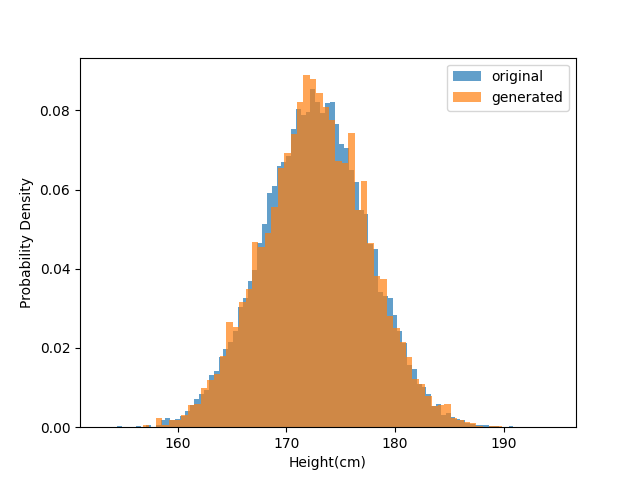

Here is the Python script that generated this plot:
import os
import numpy as np
import matplotlib.pyplot as plt

path = os.path.join(os.path.dirname(__file__), '..', 'height.txt')
xs = np.loadtxt(path)

mu = np.mean(xs)
sigma = np.std(xs)
samples = np.random.normal(mu, sigma, size=10000)


plt.hist(xs, bins='auto', density=True, alpha=0.7, label='original')
plt.hist(samples, bins='auto', density=True, alpha=0.7, label='generated')
plt.xlabel('Height(cm)')
plt.ylabel('Probability Density')
plt.legend()
plt.savefig('generate.png')
